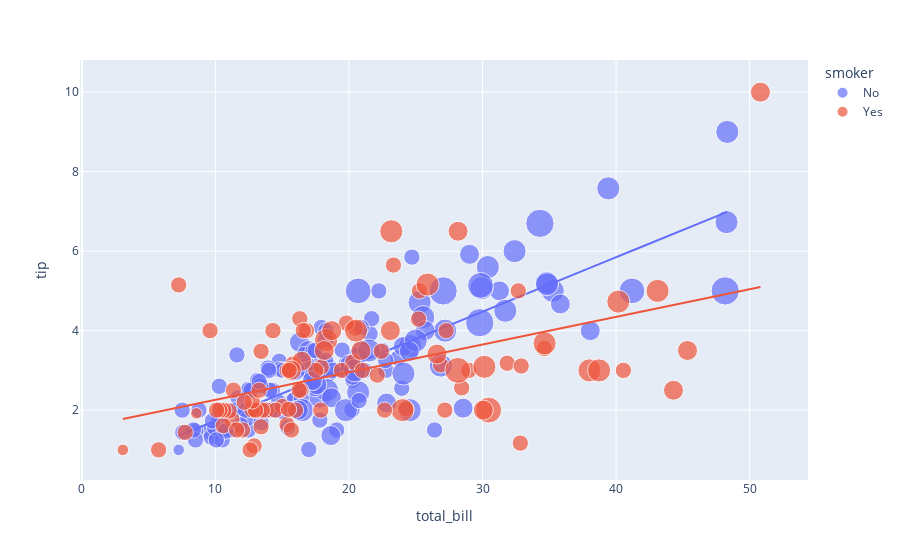

Source (notebook cell):
### Code cell
figure=px.scatter(data_frame=data,
                  x="total_bill",
                  y="tip",
                  size="size",
                  color="smoker",
                  trendline="ols")
figure.show()

### Figure 1 — Plotly figure (JSON) as saved in the notebook; plotly's stock layout.template omitted (floating-point values rounded to 4 significant figures; data arrays with more than 128 entries replaced by an {"elided": "..."} marker saying what was removed)
{"data": [{"hovertemplate": "smoker=No<br>total_bill=%{x}<br>tip=%{y}<br>size=%{marker.size}<extra></extra>", "legendgroup": "No", "marker": {"color": "#636efa", "size": {"elided": "151 int values"}, "sizemode": "area", "sizeref": 0.015, "symbol": "circle"}, "mode": "markers", "name": "No", "orientation": "v", "showlegend": true, "type": "scatter", "x": {"elided": "151 float values"}, "xaxis": "x", "y": {"elided": "151 float values"}, "yaxis": "y"}, {"hovertemplate": "<b>OLS trendline</b><br>tip = 0.137156 * total_bill + 0.360069<br>R<sup>2</sup>=0.675984<br><br>smoker=No<br>total_bill=%{x}<br>tip=%{y} <b>(trend)</b><extra></extra>", "legendgroup": "No", "marker": {"color": "#636efa", "symbol": "circle"}, "mode": "lines", "name": "No", "showlegend": false, "type": "scatter", "x": {"elided": "151 float values"}, "xaxis": "x", "y": {"elided": "151 float values"}, "yaxis": "y"}, {"hovertemplate": "smoker=Yes<br>total_bill=%{x}<br>tip=%{y}<br>size=%{marker.size}<extra></extra>", "legendgroup": "Yes", "marker": {"color": "#EF553B", "size": [4, 2, 2, 2, 2, 4, 1, 2, 2, 2, 2, 2, 2, 2, 2, 2, 4, 2, 2, 2, 2, 2, 3, 2, 2, 2, 2, 2, 2, 2, 2, 2, 3, 2, 2, 2, 2, 2, 2, 2, 2, 2, 4, 2, 3, 4, 2, 3, 5, 3, 3, 2, 2, 2, 2, 2, 2, 4, 2, 2, 3, 2, 2, 2, 4, 3, 3, 4, 2, 2, 3, 4, 2, 3, 2, 5, 2, 2, 4, 2, 2, 1, 2, 2, 2, 2, 4, 3, 2, 2, 2, 2, 2], "sizemode": "area", "sizeref": 0.015, "symbol": "circle"}, "mode": "markers", "name": "Yes", "orientation": "v", "showlegend": true, "type": "scatter", "x": [38.01, 11.24, 20.29, 13.81, 11.02, 18.29, 3.07, 15.01, 26.86, 25.28, 17.92, 19.44, 32.68, 28.97, 5.75, 16.32, 40.17, 27.28, 12.03, 21.01, 11.35, 15.38, 44.3, 22.42, 15.36, 20.49, 25.21, 14.31, 16.0, 17.51, 10.59, 10.63, 50.81, 15.81, 7.25, 31.85, 16.82, 32.9, 17.89, 14.48, 9.6, 34.63, 34.65, 23.33, 45.35, 23.17, 40.55, 20.9, 30.46, 18.15, 23.1, 15.69, 19.81, 28.44, 15.48, 16.58, 10.34, 43.11, 13.0, 13.51, 18.71, 12.74, 13.0, 16.4, 20.53, 16.47, 26.59, 38.73, 24.27, 12.76, 30.06, 25.89, 13.27, 28.17, 12.9, 28.15, 11.59, 7.74, 30.14, 12.16, 13.42, 8.58, 13.42, 16.27, 10.09, 22.12, 24.01, 15.69, 15.53, 12.6, 32.83, 27.18, 22.67], "xaxis": "x", "y": [3.0, 1.76, 3.21, 2.0, 1.98, 3.76, 1.0, 2.09, 3.14, 5.0, 3.08, 3.0, 5.0, 3.0, 1.0, 4.3, 4.73, 4.0, 1.5, 3.0, 2.5, 3.0, 2.5, 3.48, 1.64, 4.06, 4.29, 4.0, 2.0, 3.0, 1.61, 2.0, 10.0, 3.16, 5.15, 3.18, 4.0, 3.11, 2.0, 2.0, 4.0, 3.55, 3.68, 5.65, 3.5, 6.5, 3.0, 3.5, 2.0, 3.5, 4.0, 1.5, 4.19, 2.56, 2.02, 4.0, 2.0, 5.0, 2.0, 2.0, 4.0, 2.01, 2.0, 2.5, 4.0, 3.23, 3.41, 3.0, 2.03, 2.23, 2.0, 5.16, 2.5, 6.5, 1.1, 3.0, 1.5, 1.44, 3.09, 2.2, 3.48, 1.92, 1.58, 2.5, 2.0, 2.88, 2.0, 3.0, 3.0, 1.0, 1.17, 2.0, 2.0], "yaxis": "y"}, {"hovertemplate": "<b>OLS trendline</b><br>tip = 0.0695902 * total_bill + 1.56427<br>R<sup>2</sup>=0.238357<br><br>smoker=Yes<br>total_bill=%{x}<br>tip=%{y} <b>(trend)</b><extra></extra>", "legendgroup": "Yes", "marker": {"color": "#EF553B", "symbol": "circle"}, "mode": "lines", "name": "Yes", "showlegend": false, "type": "scatter", "x": [3.07, 5.75, 7.25, 7.74, 8.58, 9.6, 10.09, 10.34, 10.59, 10.63, 11.02, 11.24, 11.35, 11.59, 12.03, 12.16, 12.6, 12.74, 12.76, 12.9, 13.0, 13.0, 13.27, 13.42, 13.42, 13.51, 13.81, 14.31, 14.48, 15.01, 15.36, 15.38, 15.48, 15.53, 15.69, 15.69, 15.81, 16.0, 16.27, 16.32, 16.4, 16.47, 16.58, 16.82, 17.51, 17.89, 17.92, 18.15, 18.29, 18.71, 19.44, 19.81, 20.29, 20.49, 20.53, 20.9, 21.01, 22.12, 22.42, 22.67, 23.1, 23.17, 23.33, 24.01, 24.27, 25.21, 25.28, 25.89, 26.59, 26.86, 27.18, 27.28, 28.15, 28.17, 28.44, 28.97, 30.06, 30.14, 30.46, 31.85, 32.68, 32.83, 32.9, 34.63, 34.65, 38.01, 38.73, 40.17, 40.55, 43.11, 44.3, 45.35, 50.81], "xaxis": "x", "y": [1.778, 1.964, 2.069, 2.103, 2.161, 2.232, 2.266, 2.284, 2.301, 2.304, 2.331, 2.346, 2.354, 2.371, 2.401, 2.41, 2.441, 2.451, 2.452, 2.462, 2.469, 2.469, 2.488, 2.498, 2.498, 2.504, 2.525, 2.56, 2.572, 2.609, 2.633, 2.635, 2.642, 2.645, 2.656, 2.656, 2.664, 2.678, 2.697, 2.7, 2.706, 2.71, 2.718, 2.735, 2.783, 2.809, 2.811, 2.827, 2.837, 2.866, 2.917, 2.943, 2.976, 2.99, 2.993, 3.019, 3.026, 3.104, 3.124, 3.142, 3.172, 3.177, 3.188, 3.235, 3.253, 3.319, 3.324, 3.366, 3.415, 3.433, 3.456, 3.463, 3.523, 3.525, 3.543, 3.58, 3.656, 3.662, 3.684, 3.781, 3.838, 3.849, 3.854, 3.974, 3.976, 4.209, 4.26, 4.36, 4.386, 4.564, 4.647, 4.72, 5.1], "yaxis": "y"}], "layout": {"legend": {"itemsizing": "constant", "title": {"text": "smoker"}, "tracegroupgap": 0}, "margin": {"t": 60}, "xaxis": {"anchor": "y", "domain": [0, 1], "title": {"text": "total_bill"}}, "yaxis": {"anchor": "x", "domain": [0, 1], "title": {"text": "tip"}}}}
